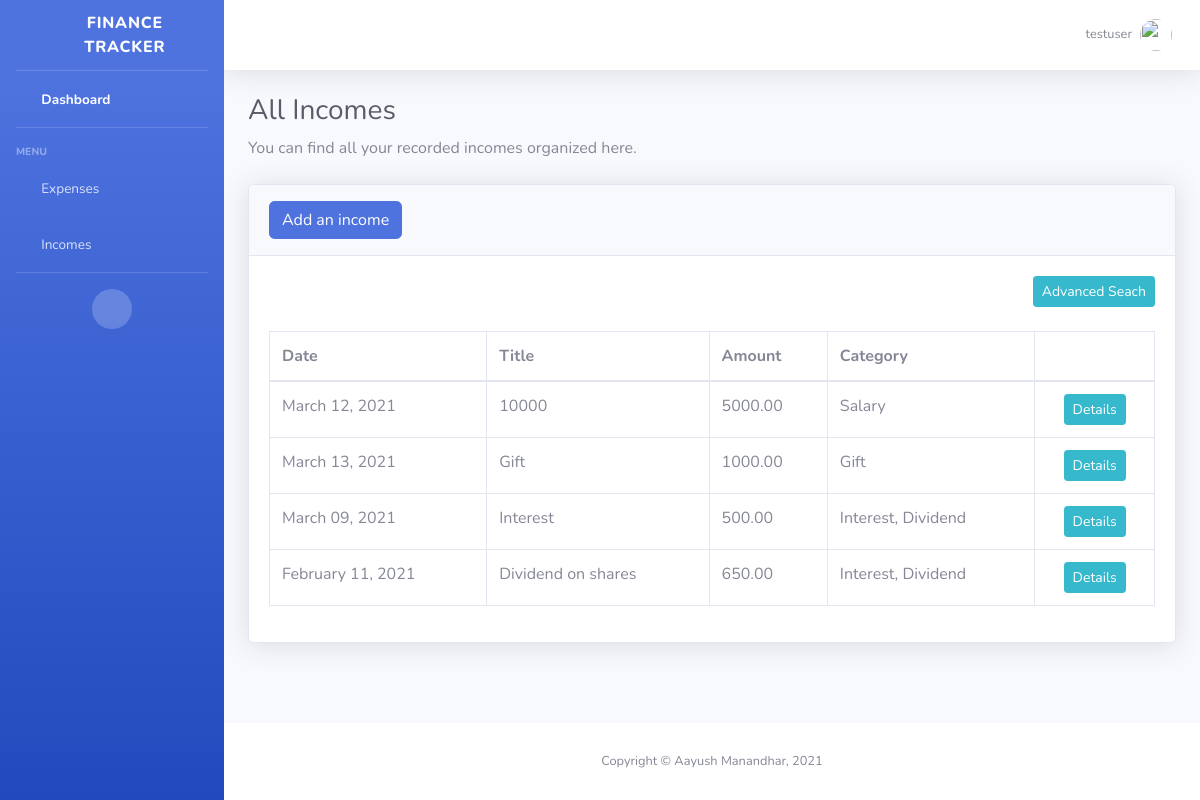
The app's page /all_incomes/ (signed in), older data.
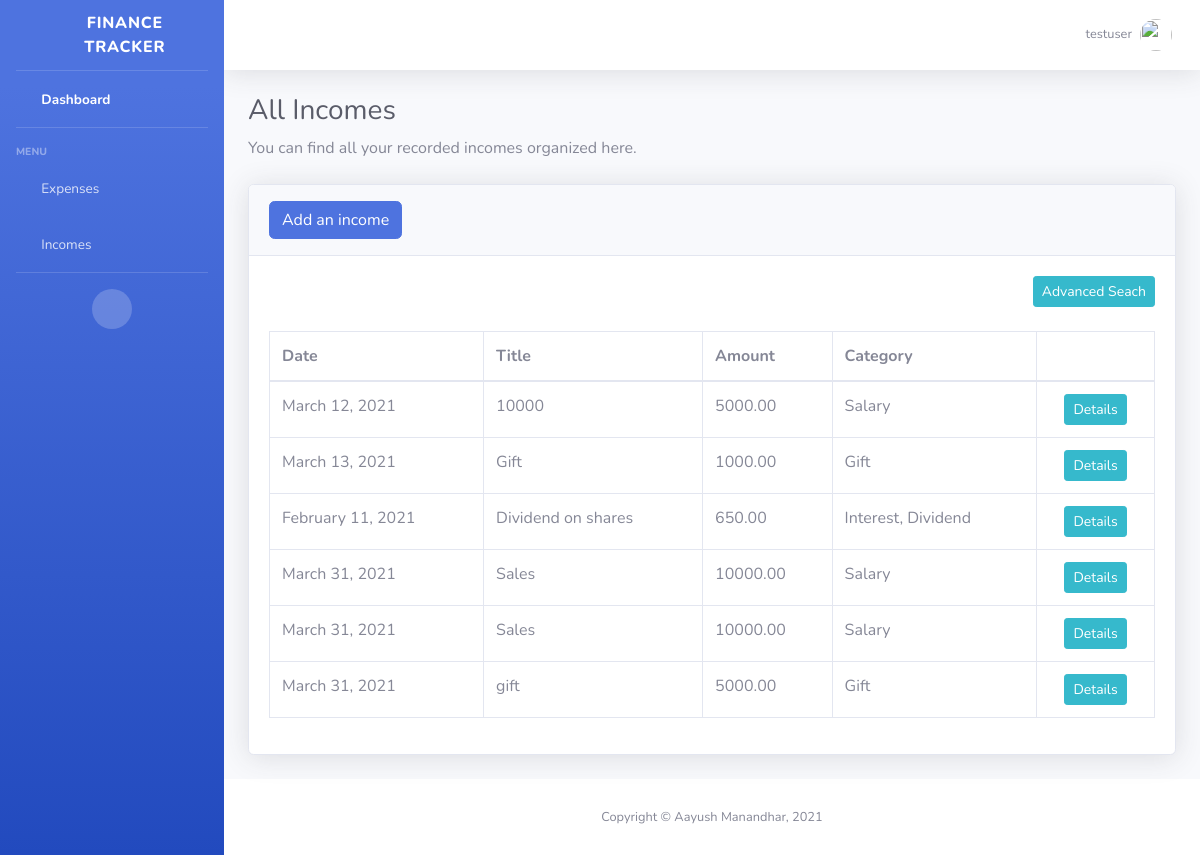
The same page, newer data.
### expense/models.py (models this page shows)
class Income(models.Model):
    user = models.ForeignKey(User, on_delete=models.CASCADE, default=1)
    title = models.CharField(max_length=101)
    amount = models.DecimalField(max_digits=8, decimal_places=2)
    date = models.DateField(default=datetime.now)
    category = models.ForeignKey(IncomeCategory, on_delete=models.CASCADE)
    image = models.ImageField(upload_to="images/incomes", default='images/expenses/default.jpg', blank=True)
    description = models.TextField(blank=True)
    def __str__(self):
        return self.title

class IncomeCategory(models.Model):
    name = models.CharField(max_length=20)
    def __str__(self):
        return self.name

### expense/views.py (the view)
# urls.py: path('all_incomes/',views.incomeDetail, name= 'all_incomes'),
def incomeDetail(request):
    incomes = Income.objects.filter(user = request.user)
    categories = IncomeCategory.objects.all()
    myFilter = IncomeFilter(request.GET, queryset=incomes)
    incomes = myFilter.qs
    context = {
        'incomes': incomes,
        'myFilter' : myFilter
    }
    return render(request, 'expense/incomedetail.html', context)

### expense/templates/expense/incomedetail.html (shortened to what this page needs)
<!DOCTYPE html>
<html lang="en" xmlns="http://www.w3.org/1999/html">
{% load static %}
<head>
    <link href="{% static 'expense/vendor/fontawesome-free/css/all.min.css' %}" rel="stylesheet" type="text/css">
    <link href="{% static 'expense/css/sb-admin-2.min.css' %}" rel="stylesheet">
    <link href="{% static 'expense/vendor/datatables/dataTables.bootstrap4.min.css' %}" rel="stylesheet">
</head>
<body id="page-top">
<div id="wrapper">
    {% include "expense/sidebar.html" %}
    <div id="content-wrapper" class="d-flex flex-column">
        <div id="content">
            {% include "expense/topbar.html" %}
            <div class="container-fluid">
                <h1 class="h3 mb-2 text-gray-800">All Incomes</h1>
                <p class="mb-4">You can find all your recorded incomes organized here.</p>
                <div class="card shadow mb-4">
                    <div class="card-header py-3">
                        <h6 class="m-0 font-weight-bold text-primary"><a href="{% url 'add_income' %}" class="btn btn-primary" role="button">
                            Add an income</a></h6>
                    </div>
                    <div class="card-body">
                        <div class="text-right">
                            <button data-toggle="collapse" data-target="#demo" class="btn btn-info btn-sm">Advanced Seach</button> </div> </br>
                        <div class="table-responsive">
                            <table class="table table-bordered" id="dataTable" width="100%" cellspacing="0">
                                <thead>
                                <tr>
                                    <th>Date</th>
                                    <th>Title</th>
                                    <th>Amount</th>
                                    <th>Category</th>
                                    <th></th>
                                </tr>
                                </thead>
                                <tbody>
                                <tr>
                                    {% for expense in incomes %}
                                    <td>{{expense.date|date:"F d, Y"}}</td>
                                    <td>{{ expense }}</td>
                                    <td>{{ expense.amount }}</td>
                                    <td>{{ expense.category }}</td>
                                    <td align="center">
                                        <div class="btn-group">
                                            <a class="btn btn-sm btn-info" href="{% url 'detail_income' expense.id %}">Details</a>
                                        </div>
                                    </td>
                                </tr>
                                {% endfor %}
                                </tbody>
                            </table>
                        </div>
                    </div>
                </div>
            </div>
        </div>
        <footer class="sticky-footer bg-white">
            <div class="container my-auto">
                <div class="copyright text-center my-auto">
                    <span>Copyright &copy; Aayush Manandhar, 2021</span>
                </div>
            </div>
        </footer>
    </div>
</div>
</body>
</html>

Row changes from the older to the newer data that the page shows:
removed Income: date "March 09, 2021", title "Interest", amount "500.00", category "Interest, Dividend"
added Income: date "March 31, 2021", title "Sales", amount "10000.00", category "Salary"
added Income: date "March 31, 2021", title "Sales", amount "10000.00", category "Salary"
added Income: date "March 31, 2021", title "gift", amount "5000.00", category "Gift"
